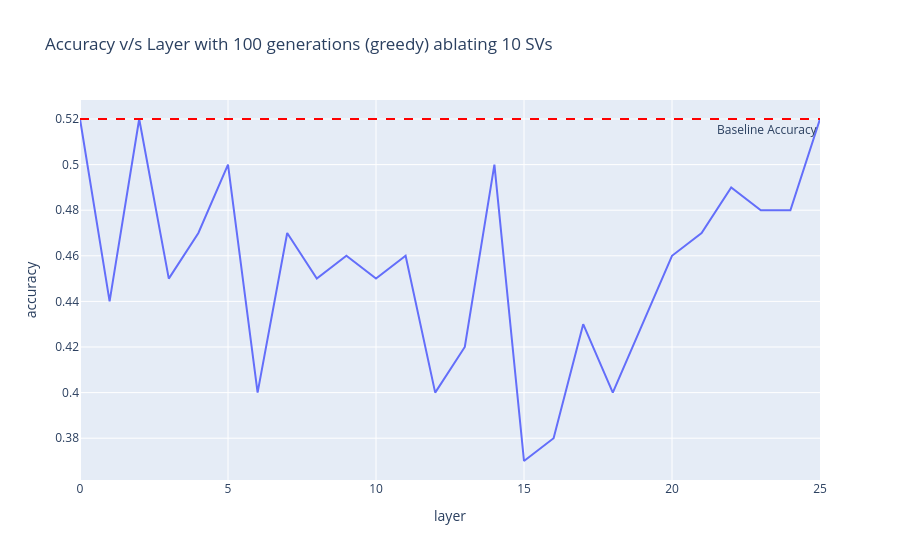

Here is the notebook cell this chart was saved with:
### Code cell
fig = px.line(df, x="layer", y="accuracy", title="Accuracy v/s Layer with 100 generations (greedy) ablating 10 SVs")
fig.add_hline(y=0.52, line_dash="dash", line_color="red",
              annotation_text="Baseline Accuracy", annotation_position="bottom right")
fig.show()

### Figure 1 — Plotly figure (JSON) as saved in the notebook; plotly's stock layout.template omitted (floating-point values rounded to 4 significant figures)
{"data": [{"hovertemplate": "layer=%{x}<br>accuracy=%{y}<extra></extra>", "legendgroup": "", "line": {"color": "#636efa", "dash": "solid"}, "marker": {"symbol": "circle"}, "mode": "lines", "name": "", "orientation": "v", "showlegend": false, "type": "scatter", "x": [0, 1, 2, 3, 4, 5, 6, 7, 8, 9, 10, 11, 12, 13, 14, 15, 16, 17, 18, 19, 20, 21, 22, 23, 24, 25], "xaxis": "x", "y": [0.52, 0.44, 0.52, 0.45, 0.47, 0.5, 0.4, 0.47, 0.45, 0.46, 0.45, 0.46, 0.4, 0.42, 0.5, 0.37, 0.38, 0.43, 0.4, 0.43, 0.46, 0.47, 0.49, 0.48, 0.48, 0.52], "yaxis": "y"}], "layout": {"annotations": [{"showarrow": false, "text": "Baseline Accuracy", "x": 1, "xanchor": "right", "xref": "x domain", "y": 0.52, "yanchor": "top", "yref": "y"}], "legend": {"tracegroupgap": 0}, "shapes": [{"line": {"color": "red", "dash": "dash"}, "type": "line", "x0": 0, "x1": 1, "xref": "x domain", "y0": 0.52, "y1": 0.52, "yref": "y"}], "title": {"text": "Accuracy v/s Layer with 100 generations (greedy) ablating 10 SVs"}, "xaxis": {"anchor": "y", "domain": [0, 1], "title": {"text": "layer"}}, "yaxis": {"anchor": "x", "domain": [0, 1], "title": {"text": "accuracy"}}}}
